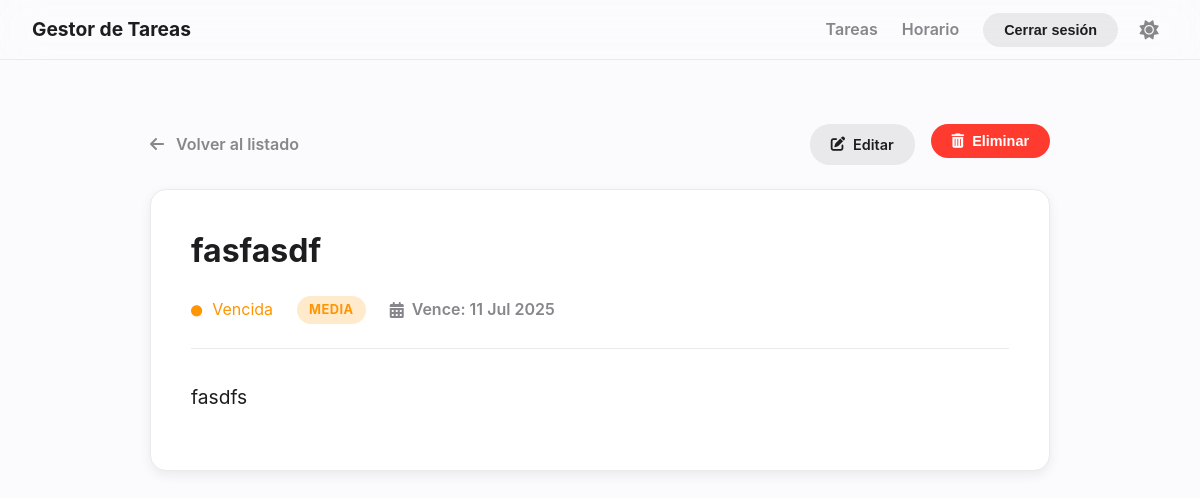
Screenshot of /task/28/ (signed in) with the database file from the repository.
### tareas/models.py (models this page shows, shortened)
class Task(models.Model):
    ESTADO_CHOICES = [
        ('pendiente', _('Pendiente')),
        ('completada', _('Completada')),
        ('vencida', _('Vencida')),
    ]
    PRIORIDAD_CHOICES = [
        ('alta', _('Alta')),
        ('media', _('Media')),
        ('baja', _('Baja')),
    ]
    DAYS_OF_WEEK = [
        ('Monday', _('Lunes')),
        ('Tuesday', _('Martes')),
        ('Wednesday', _('Miércoles')),
        ('Thursday', _('Jueves')),
        ('Friday', _('Viernes')),
        ('Saturday', _('Sábado')),
        ('Sunday', _('Domingo')),
    ]
    nombre = models.CharField(max_length=200, verbose_name=_('Nombre'))
    descripcion = models.TextField(verbose_name=_('Descripción'))
    fecha_vencimiento = models.DateField(verbose_name=_('Fecha de vencimiento'))
    estado = models.CharField(max_length=20, choices=[('pendiente', _('Pendiente')), ('completada', _('Completada'))], default='pendiente', verbose_name=_('Estado'))
    prioridad = models.CharField(max_length=10, choices=PRIORIDAD_CHOICES, default='media', verbose_name=_('Prioridad'))
    usuario = models.ForeignKey(User, on_delete=models.CASCADE, verbose_name=_('Usuario'))
    dia_semana = models.JSONField(default=list, blank=True, verbose_name=_('Días de la semana'))
    hora_inicio = models.TimeField(blank=True, null=True, verbose_name=_('Hora de inicio'))
    duracion_minutos = models.IntegerField(default=60, verbose_name=_('Duración (minutos)'))
    scheduled_dia_semana = models.JSONField(default=list, blank=True, null=True)
    scheduled_hora_inicio = models.TimeField(blank=True, null=True)
    recordatorio_enviado = models.BooleanField(default=False, verbose_name=_('Recordatorio enviado'))
    def __init__(self, *args, **kwargs):
        super().__init__(*args, **kwargs)
        self._original_estado = self.estado
    @property
    def dynamic_status(self):
        if self.estado == 'completada':
            return 'completada'
        if self.fecha_vencimiento < date.today():
            return 'vencida'
        return 'pendiente'
    def get_dynamic_status_display(self):
        return dict(self.ESTADO_CHOICES).get(self.dynamic_status)

### tareas/views.py (the view)
# urls.py: path('task/<int:pk>/', views.TaskDetailView.as_view(), name='task-detail'),
class TaskDetailView(LoginRequiredMixin, DetailView):
    model = Task
    template_name = 'tareas/task_detail.html'
    context_object_name = 'task'
    def get_queryset(self):
        return Task.objects.filter(usuario=self.request.user)

### tareas/context_processors.py (called while the page is built)
def greeting_context_processor(request):
    context = {}
    current_hour = datetime.now().hour
    if 5 <= current_hour < 12:
        context['greeting'] = "Buenos días"
    elif 12 <= current_hour < 19:
        context['greeting'] = "Buenas tardes"
    else:
        context['greeting'] = "Buenas noches"
    if request.user.is_authenticated:
        tasks_today_count = Task.objects.filter(
            usuario=request.user,
            fecha_vencimiento=date.today(),
            estado='pendiente'
        ).count()
        context['tasks_today_count'] = tasks_today_count
    else:
        context['tasks_today_count'] = 0
    return context

### templates/tareas/task_detail.html (shortened to what this page needs)
{% extends "base.html" %}
{% load static %}
{% block content %}
<div class="detail-container">
    <div class="detail-header">
        <a href="{% url 'task-list' %}" class="back-link"><i class="fas fa-arrow-left"></i> Volver al listado</a>
        <div class="detail-actions">
            <a href="{% url 'task-update' task.pk %}" class="btn btn-secondary"><i class="fas fa-edit"></i> Editar</a>
            <form id="delete-form" action="{% url 'task-delete' task.pk %}" method="post" style="display: inline;">
                <button type="button" id="delete-button" class="btn btn-danger"><i class="fas fa-trash-alt"></i> Eliminar</button>
            </form>
        </div>
    </div>
    <div class="detail-card">
        <div class="detail-card-body">
            <h1>{{ task.nombre }}</h1>
            <div class="detail-meta">
                <span class="task-status status-{{ task.dynamic_status|lower }}">
                    <i class="fas fa-circle"></i> {{ task.get_dynamic_status_display }}
                </span>
                <span class="task-priority priority-{{ task.prioridad|lower }}">
                    {{ task.get_prioridad_display }}
                </span>
                <span class="meta-item">
                    <i class="fas fa-calendar-alt"></i>
                    Vence: {{ task.fecha_vencimiento|date:"d M Y" }}
                </span>
            </div>
            {% if task.descripcion %}
                <div class="detail-description">
                    <p>{{ task.descripcion|linebreaks }}</p>
                </div>
            {% else %}
                <div class="detail-description">
                    <p class="text-secondary"><em>No hay una descripción para esta tarea.</em></p>
                </div>
            {% endif %}
        </div>
    </div>
</div>
{% endblock %}

### static/css/estilos.css (style rules this page uses)
html { box-sizing: border-box; font-size: 16px; }
*, *:before, *:after { box-sizing: inherit; }
body, h1, h2, h3, h4, h5, h6, p, ol, ul { margin: 0; padding: 0; font-weight: normal; }
:root { --font-primary: 'Inter', -apple-system, BlinkMacSystemFont, "Segoe UI", Roboto, Helvetica, Arial, sans-serif; --bg-color-light: #FBFBFD; --surface-color-light: #FFFFFF; --border-color-light: #EAEAEB; --text-primary-light: #1D1D1F; --text-secondary-light: #86868B; --accent-primary-light: #007AFF; --accent-green-light: #34C759; --accent-red-light: #FF3B30; --card-shadow-light: 0 4px 12px rgba(0, 0, 0, 0.07); --checkbox-border-color-light: #BDBDBD; --bg-color-dark: #0D0D0D; --surface-color-dark: #1A1A1C; --border-color-dark: #2C2C2E; --text-primary-dark: #E5E5EA; --text-secondary-dark: #8E8E93; --accent-primary-dark: #0A84FF; --accent-green-dark: #30D158; --accent-red-dark: #FF453A; --card-shadow-dark: none; --checkbox-border-color-dark: #545458; }
body { --bg-color: var(--bg-color-light); --surface-color: var(--surface-color-light); --border-color: var(--border-color-light); --text-primary: var(--text-primary-light); --text-secondary: var(--text-secondary-light); --accent-primary: var(--accent-primary-light); --accent-green: var(--accent-green-light); --accent-red: var(--accent-red-light); --card-shadow: var(--card-shadow-light); --checkbox-border-color: var(--checkbox-border-color-light); }
body { background-color: var(--bg-color); color: var(--text-primary); font-family: var(--font-primary); font-weight: 400; line-height: 1.6; transition: background-color 0.3s ease, color 0.3s ease; -webkit-font-smoothing: antialiased; -moz-osx-font-smoothing: grayscale; }
h1, .h1 { font-size: 2rem; font-weight: 700; line-height: 1.3; color: var(--text-primary); margin-bottom: 1.5rem; }
p { margin-bottom: 1rem; font-size: 1rem; }
.btn { display: inline-flex; align-items: center; justify-content: center; gap: 0.5rem; font-size: 0.9rem; font-weight: 600; padding: 0.5rem 1.25rem; border-radius: 20px; border: 1px solid transparent; cursor: pointer; text-decoration: none; transition: transform 0.2s ease, background-color 0.2s ease, box-shadow 0.2s ease, border-color 0.2s ease; -webkit-tap-highlight-color: transparent; }
.btn-secondary { background-color: color-mix(in srgb, var(--text-primary) 8%, transparent); color: var(--text-primary); }
.btn-danger { background-color: var(--accent-red); color: #FFFFFF; }
.task-priority { font-size: 0.8rem; font-weight: 700; padding: 0.25rem 0.75rem; border-radius: 20px; text-transform: uppercase; letter-spacing: 0.5px; }
.priority-media { background-color: color-mix(in srgb, #FF9500 20%, transparent); color: #FF9500; }
.task-status .fas { font-size: 0.7em; margin-right: 0.5em; }
.status-vencida { color: #FF9500; }
.detail-container { max-width: 900px; margin: 2rem auto; }
.detail-header { display: flex; justify-content: space-between; align-items: center; margin-bottom: 1.5rem; }
.back-link { color: var(--text-secondary); text-decoration: none; font-weight: 600; transition: color 0.2s ease; }
.back-link .fas { margin-right: 0.5rem; }
.detail-actions { display: flex; gap: 1rem; }
.detail-card { background-color: var(--surface-color); border-radius: 16px; border: 1px solid var(--border-color); box-shadow: var(--card-shadow); }
.detail-card-body { padding: 2.5rem; }
.detail-card-body h1 { margin-top: 0; }
.detail-meta { display: flex; flex-wrap: wrap; gap: 1.5rem; align-items: center; margin-bottom: 2rem; padding-bottom: 1.5rem; border-bottom: 1px solid var(--border-color); }
.meta-item { display: flex; align-items: center; gap: 0.5rem; color: var(--text-secondary); font-weight: 600; }
.detail-description { margin-top: 2rem; line-height: 1.7; }
.detail-description p { font-size: 1.2rem; }

### rows the page displays
Task: nombre "fasfasdf", dynamic_status "Vencida", prioridad "MEDIA", fecha_vencimiento "11 Jul 2025", descripcion "fasdfs"
